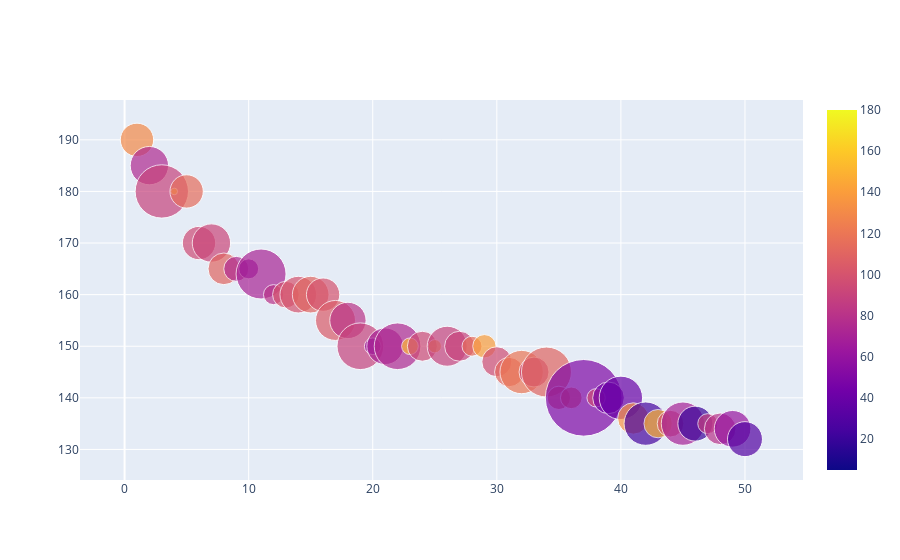

Write notebook code for a chart like this one.
### Code cell
data_bubble = [ dict(x=sorted_data['#'],
         y=sorted_data['Attack'],
         mode= 'markers',
         marker = dict(size = datarank.Defense/3, color = datarank.Speed, showscale = True),
                 
         text = sorted_data.Name)]
iplot(data_bubble)

### Figure 1 — Plotly figure (JSON) as saved in the notebook; plotly's stock layout.template omitted (floating-point values rounded to 4 significant figures; data arrays with more than 128 entries replaced by an {"elided": "..."} marker saying what was removed)
{"data": [{"marker": {"color": {"elided": "800 int values"}, "showscale": true, "size": {"elided": "800 float values"}}, "mode": "markers", "text": ["Mega Mewtwo X", "Mega Heracross", "Primal Groudon", "DeoxysAttack Forme", "Mega Rayquaza", "Kyurem Black Kyurem", "Mega Garchomp", "Mega Gallade", "Mega Banette", "Rampardos", "Mega Tyranitar", "Hoopa Unbound", "Mega Blaziken", "Regigigas", "Mega Diancie", "Slaking", "Mega Pinsir", "Mega Gyarados", "Groudon", "Aegislash Blade Forme", "Mega Swampert", "Mega Scizor", "Deoxys Normal Forme", "Rayquaza", "Mega Beedrill", "Zekrom", "Primal Kyogre", "Mega Absol", "Mega Mewtwo Y", "Haxorus", "Mega Lucario", "Mega Salamence", "Landorus Therian Forme", "Mega Metagross", "Mega Sharpedo", "Archeops", "Mega Aggron", "Darmanitan Standard Mode", "Conkeldurr", "Rhyperior", "Mega Lopunny", "Gigalith", "Mega Aerodactyl", "Salamence", "Metagross", "Escavalier", "Excadrill", "Dragonite", "Tyranitar", "Mega Abomasnow"], "type": "scatter", "x": [1, 2, 3, 4, 5, 6, 7, 8, 9, 10, 11, 12, 13, 14, 15, 16, 17, 18, 19, 20, 21, 22, 23, 24, 25, 26, 27, 28, 29, 30, 31, 32, 33, 34, 35, 36, 37, 38, 39, 40, 41, 42, 43, 44, 45, 46, 47, 48, 49, 50], "y": [190, 185, 180, 180, 180, 170, 170, 165, 165, 165, 164, 160, 160, 160, 160, 160, 155, 155, 150, 150, 150, 150, 150, 150, 150, 150, 150, 150, 150, 147, 145, 145, 145, 145, 140, 140, 140, 140, 140, 140, 136, 135, 135, 135, 135, 135, 135, 134, 134, 132]}], "layout": {}}
